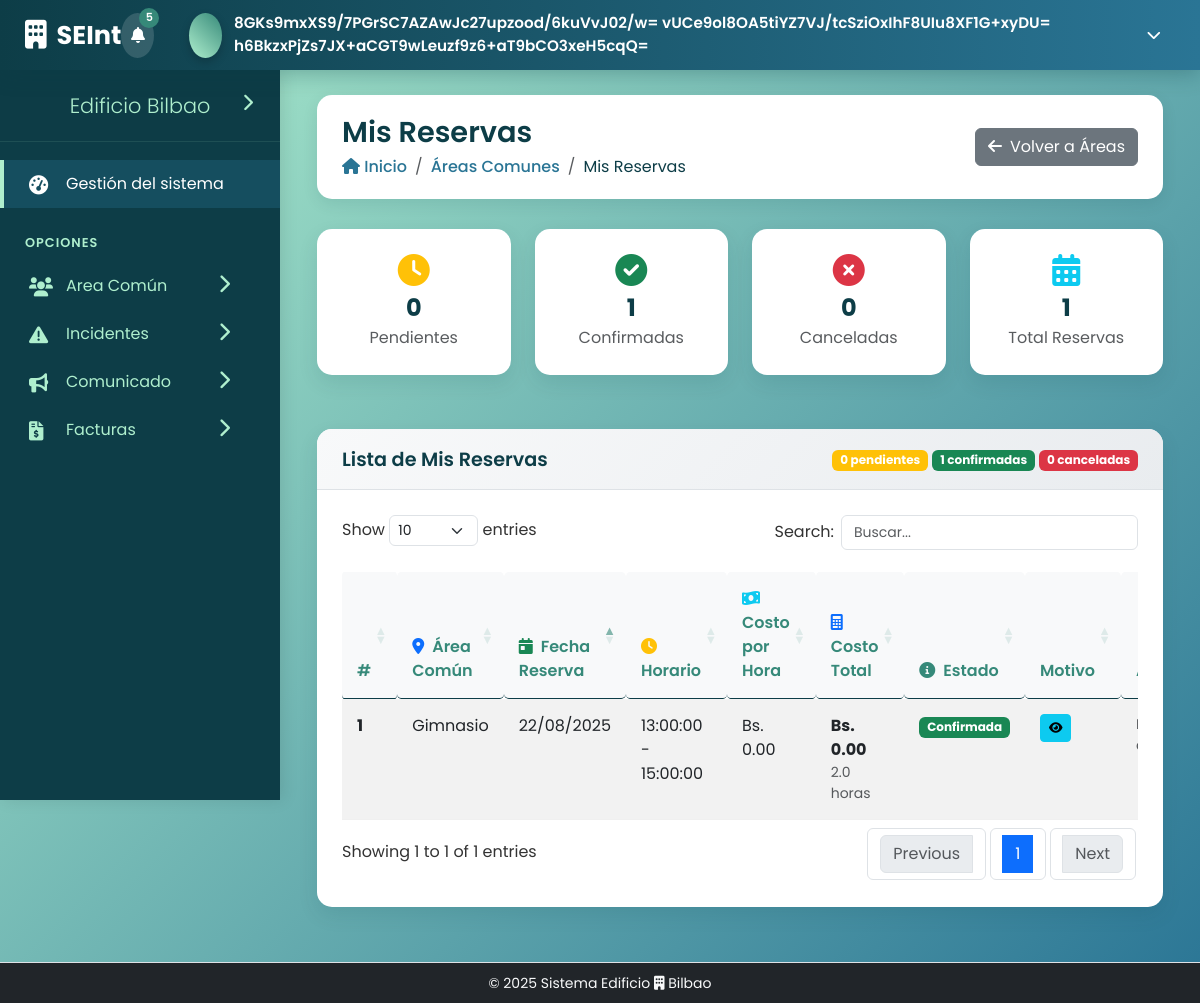
/public/controlador/AreaComunControlador.php?action=listarReservas (signed in), run on the app's committed database.
### tables this page shows
CREATE TABLE reserva_area_comun (
                                    id_reserva INT AUTO_INCREMENT PRIMARY KEY,
                                    id_persona INT NOT NULL,
                                    id_area INT NOT NULL,
                                    fecha_reserva DATE NOT NULL,
                                    hora_inicio TIME NOT NULL,
                                    hora_fin TIME NOT NULL,
                                    motivo TEXT DEFAULT NULL,
                                    estado ENUM('pendiente', 'confirmada', 'cancelada') DEFAULT 'pendiente',
                                    FOREIGN KEY (id_persona) REFERENCES persona(id_persona),
                                    FOREIGN KEY (id_area) REFERENCES area_comun(id_area),
                                    UNIQUE (id_area, fecha_reserva, hora_inicio, hora_fin)
);

CREATE TABLE area_comun (
                            id_area INT AUTO_INCREMENT PRIMARY KEY,
                            nombre VARCHAR(100) NOT NULL,
                            descripcion TEXT DEFAULT NULL,
                            capacidad INT DEFAULT NULL,
                            costo_reserva decimal(10,2) not null,
                            fecha_inicio_mantenimiento datetime default null,
                            fecha_fin_mantenimiento datetime default null,
                            estado ENUM('disponible', 'mantenimiento', 'no disponible','eliminado') DEFAULT 'disponible'
);

### public/modelo/AreaComunModelo.php (called while the page is built, shortened)
<?php
class AreaComunModelo
{
    private $db;
    private $table_name = "area_comun";
    private $table_reservas = "reserva_area_comun";
    public function __construct($db, $encryption_key = null)
    {
        $this->db = $db;
        $this->encryption_key = $encryption_key ?: '1A3F6C9E2B5D8A0C7E4F1A2B3C8D5E6F7A1B2C3D4E5F6A7B8C9D0E1F2A3B4C5D6';
    }
    public function obtenerReservasPorPersona($idPersona)
    {
        try {
            $sql = "SELECT
                    r.id_persona,
                    r.id_area,
                    r.fecha_reserva,
                    r.hora_inicio,
                    r.hora_fin,
                    r.motivo,
                    r.estado,
                    a.nombre as nombre_area,
                    a.costo_reserva
                FROM $this->table_reservas r
                INNER JOIN $this->table_name a ON r.id_area = a.id_area
                WHERE r.id_persona = :id_persona
                ORDER BY
                    CASE
                        WHEN r.estado = 'pendiente' THEN 1
                        WHEN r.estado = 'confirmada' THEN 2
                        WHEN r.estado = 'cancelada' THEN 3
                        ELSE 4
                    END,
                    r.fecha_reserva ASC,
                    r.hora_inicio ASC";
            $stmt = $this->db->prepare($sql);
            $stmt->bindParam(':id_persona', $idPersona, PDO::PARAM_INT);
            $stmt->execute();
            return $stmt->fetchAll(PDO::FETCH_ASSOC);
        } catch (PDOException $e) {
            error_log("Error al obtener reservas por persona: " . $e->getMessage());
            return [];
        }
    }
}
?>

### public/vista/listarReservasVista.php (the view, shortened to what this page needs)
<?php include("../../includes/header.php"); ?>
    <div class="page-header fade-in">
        <div class="page-title">
            <h1>Mis Reservas</h1>
            <nav aria-label="breadcrumb">
                <ol class="breadcrumb">
                    <li class="breadcrumb-item"><a href="#"><i class="fas fa-home"></i> Inicio</a></li>
                    <li class="breadcrumb-item"><a href="AreaComunControlador.php?action=listarAreas">Áreas Comunes</a></li>
                    <li class="breadcrumb-item active" aria-current="page">Mis Reservas</li>
                </ol>
            </nav>
        </div>
        <div class="page-actions">
            <a href="AreaComunControlador.php?action=listarAreas" class="btn btn-secondary">
                <i class="fas fa-arrow-left me-2"></i>Volver a Áreas
            </a>
        </div>
    </div>
    <div class="row fade-in mb-4">
        <div class="col-md-3">
            <div class="content-box text-center">
                <div class="content-box-body">
                    <i class="fas fa-clock fa-2x text-warning mb-2"></i>
                    <h4 class="mb-1">
                        <?php
                        $reservasPendientes = array_filter($reservas, function($reserva) {
                            return $reserva['estado'] == 'pendiente';
                        });
                        echo count($reservasPendientes);
                        ?>
                    </h4>
                    <p class="text-muted mb-0">Pendientes</p>
                </div>
            </div>
        </div>
        <div class="col-md-3">
            <div class="content-box text-center">
                <div class="content-box-body">
                    <i class="fas fa-check-circle fa-2x text-success mb-2"></i>
                    <h4 class="mb-1">
                        <?php
                        $reservasConfirmadas = array_filter($reservas, function($reserva) {
                            return $reserva['estado'] == 'confirmada';
                        });
                        echo count($reservasConfirmadas);
                        ?>
                    </h4>
                    <p class="text-muted mb-0">Confirmadas</p>
                </div>
            </div>
        </div>
        <div class="col-md-3">
            <div class="content-box text-center">
                <div class="content-box-body">
                    <i class="fas fa-times-circle fa-2x text-danger mb-2"></i>
                    <h4 class="mb-1">
                        <?php
                        $reservasCanceladas = array_filter($reservas, function($reserva) {
                            return $reserva['estado'] == 'cancelada';
                        });
                        echo count($reservasCanceladas);
                        ?>
                    </h4>
                    <p class="text-muted mb-0">Canceladas</p>
                </div>
            </div>
        </div>
        <div class="col-md-3">
            <div class="content-box text-center">
                <div class="content-box-body">
                    <i class="fas fa-calendar-alt fa-2x text-info mb-2"></i>
                    <h4 class="mb-1">
                        <?php echo count($reservas); ?>
                    </h4>
                    <p class="text-muted mb-0">Total Reservas</p>
                </div>
            </div>
        </div>
    </div>
    <div class="row fade-in">
        <div class="col-12">
            <div class="content-box">
                <div class="content-box-header d-flex justify-content-between align-items-center">
                    <h5>Lista de Mis Reservas</h5>
                    <div>
                        <span class="badge bg-warning"><?php echo count($reservasPendientes); ?> pendientes</span>
                        <span class="badge bg-success"><?php echo count($reservasConfirmadas); ?> confirmadas</span>
                        <span class="badge bg-danger"><?php echo count($reservasCanceladas); ?> canceladas</span>
                    </div>
                </div>
                <div class="content-box-body">
                    <?php if (empty($reservas)): ?>
                        <div class="text-center py-4">
                            <i class="fas fa-calendar-times fa-3x text-muted mb-3"></i>
                            <p class="text-muted">No tienes reservas realizadas</p>
                            <a href="AreaComunControlador.php?action=formularioReservaArea" class="btn btn-primary mt-2">
                                <i class="fas fa-plus me-2"></i>Realizar una Reserva
                            </a>
                        </div>
                    <?php else: ?>
                        <div class="table-container">
                            <table id="tablaMisReservas" class="table table-hover table-striped">
                                <thead>
                                <tr>
                                    <th>#</th>
                                    <th><i class="fas fa-map-marker-alt text-primary me-2"></i>Área Común</th>
                                    <th><i class="fas fa-calendar-day text-success me-2"></i>Fecha Reserva</th>
                                    <th><i class="fas fa-clock text-warning me-2"></i>Horario</th>
                                    <th><i class="fas fa-money-bill-wave text-info me-2"></i>Costo por Hora</th>
                                    <th><i class="fas fa-calculator text-primary me-2"></i>Costo Total</th>
                                    <th><i class="fas fa-info-circle me-2"></i>Estado</th>
                                    <th>Motivo</th>
                                    <th>Acciones</th>
                                </tr>
                                </thead>
                                <tbody>
                                <?php
                                usort($reservas, function($a, $b) {
                                    $ordenEstados = ['pendiente' => 1, 'confirmada' => 2, 'cancelada' => 3];
                                    return $ordenEstados[$a['estado']] - $ordenEstados[$b['estado']];
                                });
                                foreach ($reservas as $index => $reserva):
                                    $horaInicio = new DateTime($reserva['hora_inicio']);
                                    $horaFin = new DateTime($reserva['hora_fin']);
                                    $diferencia = $horaInicio->diff($horaFin);
                                    $horas = $diferencia->h + ($diferencia->i / 60);
                                    $costoPorHora = floatval($reserva['costo_reserva']);
                                    $costoTotal = $horas * $costoPorHora;
                                    $badgeClass = '';
                                    switch($reserva['estado']) {
                                        case 'confirmada': $badgeClass = 'bg-success'; break;
                                    }
                                    ?>
                                    <tr>
                                        <td><strong><?php echo $index + 1; ?></strong></td>
                                        <td>
                                            <?php echo htmlspecialchars($reserva['nombre_area']); ?>
                                        </td>
                                        <td>
                                            <?php echo date('d/m/Y', strtotime($reserva['fecha_reserva'])); ?>
                                        </td>
                                        <td>
                                            <?php echo htmlspecialchars($reserva['hora_inicio']." - ".$reserva['hora_fin']); ?>
                                        </td>
                                        <td>
                                            Bs. <?php echo number_format($costoPorHora, 2); ?>
                                        </td>
                                        <td>
                                            <strong>Bs. <?php echo number_format($costoTotal, 2); ?></strong>
                                            <small class="text-muted d-block"><?php echo number_format($horas, 1); ?> horas</small>
                                        </td>
                                        <td>
                                            <span class="badge <?php echo $badgeClass; ?>">
                                                <?php echo ucfirst($reserva['estado']); ?>
                                            </span>
                                        </td>
                                        <td>
                                            <?php if ($reserva['motivo']): ?>
                                                <button class="btn btn-info btn-sm"
                                                        data-bs-toggle="modal"
                                                        data-bs-target="#verMotivoModal"
                                                        data-motivo="<?php echo htmlspecialchars($reserva['motivo']); ?>"
                                                        data-area="<?php echo htmlspecialchars($reserva['nombre_area']); ?>"
                                                        data-fecha="<?php echo date('d/m/Y', strtotime($reserva['fecha_reserva'])); ?>"
                                                        data-horario="<?php echo htmlspecialchars($reserva['hora_inicio'] . ' - ' . $reserva['hora_fin']); ?>"
                                                        data-estado="<?php echo ucfirst($reserva['estado']); ?>"
                                                        data-costo="<?php echo 'Bs. ' . number_format($costoTotal, 2); ?>"
                                                        title="Ver motivo">
                                                    <i class="fas fa-eye"></i>
                                                </button>
                                            <?php else: ?>
                                                <span class="text-muted">Sin motivo</span>
                                            <?php endif; ?>
                                        </td>
                                        <td>
                                        </td>
                                    </tr>
                                <?php endforeach; ?>
                                </tbody>
                            </table>
                        </div>
                    <?php endif; ?>
                </div>
            </div>
        </div>
    </div>
    <link rel="stylesheet" type="text/css" href="https://cdn.datatables.net/1.13.6/css/dataTables.bootstrap5.min.css">
    <link rel="stylesheet" type="text/css" href="https://cdn.datatables.net/responsive/2.5.0/css/responsive.bootstrap5.min.css">
<?php include("../../includes/footer.php"); ?>

### includes/css/dashboard.css (style rules this page uses)
:root { --celeste: #afefce; --verde-suave: #99b6a0; --verde: #368979; --azul: #2a7595; --azul-oscuro: #0d3d47; --sidebar-width: 280px; --sidebar-collapsed-width: 70px; --header-height: 70px; --transition-speed: 0.3s; }
* { margin: 0; padding: 0; box-sizing: border-box; }
body { font-family: 'Poppins', sans-serif; background: linear-gradient(135deg, var(--celeste) 0%, var(--azul) 100%); color: #333; overflow-x: hidden; min-height: 100vh; }
.page-header { display: flex; justify-content: space-between; align-items: center; margin-bottom: 30px; background: white; padding: 20px 25px; border-radius: 15px; box-shadow: 0 5px 15px rgba(13, 61, 71, 0.1); }
.page-title h1 { font-weight: 600; color: var(--azul-oscuro); margin: 0; font-size: 1.8rem; }
.breadcrumb { background: none; padding: 0; margin: 5px 0 0; }
.breadcrumb-item a { color: var(--azul); text-decoration: none; font-weight: 500; }
.breadcrumb-item.active { color: var(--azul-oscuro); }
.content-box { background: white; border-radius: 15px; box-shadow: 0 8px 20px rgba(13, 61, 71, 0.1); margin-bottom: 30px; overflow: hidden; transition: all 0.3s; }
.content-box-header { padding: 18px 25px; border-bottom: 1px solid #f0f0f0; display: flex; justify-content: space-between; align-items: center; background: linear-gradient(to right, #f8f9fa, white); }
.content-box-header h5 { font-weight: 600; margin: 0; color: var(--azul-oscuro); font-size: 1.2rem; }
.content-box-body { padding: 25px; }
.table thead th { color:var(--verde); border-color: #0d3d47; font-weight: 600; padding: 15px; border-radius: 4%; }
.table tbody tr { transition: all 0.2s; }
.table tbody td { padding: 15px; border-color: #f0f0f0; }
.fade-in { animation: fadeIn 0.6s ease-in-out; }

### public/vista/listarReservasVista.php (style rules this page uses)
.content-box-header { background: linear-gradient(135deg, #f8f9fa 0%, #e9ecef 100%); border-bottom: 1px solid #dee2e6; }
.table th { border-top: none; font-weight: 600; color: var(--azul-oscuro); background-color: #f8f9fa; }
.badge { font-size: 0.75rem; }
.btn-sm { padding: 0.25rem 0.5rem; font-size: 0.75rem; }
.table-container { width: 100%; overflow-x: hidden; }
#tablaMisReservas { width: 100% !important; table-layout: auto; }
.content-box.text-center { transition: transform 0.2s; }
.content-box.text-center .fa-2x { margin-bottom: 10px; }
.content-box.text-center h4 { font-weight: bold; color: var(--azul-oscuro); }

### data on the page
reserva_area_comun: estado "0", estado "1", id_area.nombre "Gimnasio", fecha_reserva "22/08/2025", hora_inicio+hora_fin "13:00:00 - 15:00:00", id_area.costo_reserva "0.00", horas "2.0", estado "Confirmada"

### other printed values
$_SESSION['nombre'] "8GKs9mxXS9/7PGrSC7AZAwJc27upzood/6kuVvJ02/w="
$_SESSION['apellido_paterno'] "vUCe9ol8OA5tiYZ7VJ/tcSziOxIhF8UIu8XF1G+xyDU="
$_SESSION['apellido_materno'] "h6BkzxPjZs7JX+aCGT9wLeuzf9z6+aT9bCO3xeH5cqQ="
count($reservas) "1"
